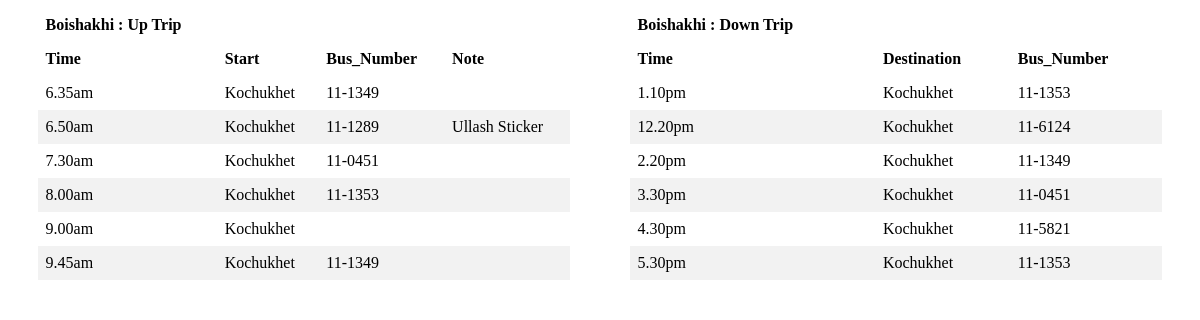
Screenshot of /backend/schedule_handler.php with the database file from the repository.
### tables this page shows
CREATE TABLE `bus` (
  `id` int(11) NOT NULL,
  `name` varchar(100) NOT NULL,
  `route` varchar(50) NOT NULL
);

CREATE TABLE `schedule` (
  `id` int(11) NOT NULL,
  `bus_id` int(11) NOT NULL,
  `trip_type` int(11) NOT NULL,
  `time` varchar(20) NOT NULL,
  `endpoint` varchar(100) NOT NULL,
  `driver` varchar(100) NOT NULL,
  `bus_number` varchar(15) NOT NULL,
  `comment` varchar(1000) NOT NULL
);

### backend/schedule_handler.php (the view, shortened to what this page needs)
<?php
include_once('dbconnect.php');
if (isset($_POST['bus_id']) && !empty($_POST['bus_id'])) {
    $bus_id= $_POST['bus_id'];
}
else {
    $bus_id=2;
}
$busquery=$conn->query("SELECT `name` FROM `bus` WHERE `id` = $bus_id");
$value = $busquery->fetch_assoc();
$busname=$value['name'];
$query="SELECT * FROM `schedule` WHERE `bus_id` = $bus_id AND `trip_type` = 0 ORDER BY `time` ASC";
$result= $conn->query($query);
$commentquery="select COUNT(`comment`) from `schedule` WHERE `bus_id` =". $bus_id." AND `trip_type` = 0 AND `comment` != \"\" ";
$commentId=$conn->query($commentquery);
$get_total_rows = $commentId->fetch_row();
if($get_total_rows[0] > 0)
{
    $commentStatus =1;
}
else
{
    $commentStatus=0;
}
?>
<table class="table" >
    <thead>
    <tr>
        <?php
        if($commentStatus==0)
            echo "<th> $busname : Up Trip</th>";
        else
            echo "<th> $busname : Up Trip</th>";
        ?>
    </tr>
    <tr>
        <?php
        echo "<th>Time</th>";
        echo "<th>Start</th>";
        echo "<th>Bus_Number</th>";
        if($commentStatus==1)
            echo "<th>Note</th>"
        ?>
    </tr>
    </thead>
    <tbody>
    <?php
    while($row = $result->fetch_assoc())
    {
        echo
        "<tr>
              <td>{$row['time']}</td>
              <td>{$row['endpoint']}</td>
              <td>{$row['bus_number']}</td>";
        if($commentStatus===1)
            echo "<td>{$row['comment']}</td>";
        echo "</tr>\n";
    }
    ?>
    </tbody>
</table>
<?php
$query="SELECT * FROM `schedule` WHERE `bus_id` = $bus_id AND `trip_type` = 1  ORDER BY `time` ASC";
$result= $conn->query($query);
$commentquery="select COUNT(`comment`) from `schedule` WHERE `bus_id` =". $bus_id." AND `trip_type` = 1 AND `comment` != \"\" ";
$commentId=$conn->query($commentquery);
$get_total_rows = $commentId->fetch_row();
if($get_total_rows[0] > 0)
{
    $commentStatus =1;
}
else
{
    $commentStatus=0;
}
?>
<table class="table">
    <thead>
    <tr>
        <?php
        if($commentStatus==0)
            echo "<th> $busname : Down Trip</th>";
        else
            echo "<th> $busname : Down Trip</th>";
        ?>
    </tr>
    <tr>
        <?php
        echo "<th>Time</th>";
        echo "<th>Destination</th>";
        echo "<th>Bus_Number</th>";
        ?>
    </tr>
    </thead>
    <tbody>
    <?php
    while($row = $result->fetch_assoc())
    {
        echo
        "<tr>
              <td>{$row['time']}</td>
              <td>{$row['endpoint']}</td>
              <td>{$row['bus_number']}</td>";
        echo "</tr>\n";
    }
    ?>
    </tbody>
</table>
</body>
</html>

### backend/schedule_handler.php (style rules this page uses)
table { float : left; border-collapse: collapse; width: 45%; margin-right: 2.5%; margin-left: 2.5%; }
th, td { text-align: left; padding: 8px; }
tr:nth-child(even) { background-color: #f2f2f2 }
th { background-color: white; color: black; }

### rows the page displays
bus: name "Boishakhi"
schedule: time "6.35am", endpoint "Kochukhet", bus_number "11-1349"
schedule: time "6.50am", endpoint "Kochukhet", bus_number "11-1289", comment "Ullash Sticker"
schedule: time "7.30am", endpoint "Kochukhet", bus_number "11-0451"
schedule: time "8.00am", endpoint "Kochukhet", bus_number "11-1353"
schedule: time "9.00am", endpoint "Kochukhet"
schedule: time "9.45am", endpoint "Kochukhet", bus_number "11-1349"
schedule: time "1.10pm", endpoint "Kochukhet", bus_number "11-1353"
schedule: time "12.20pm", endpoint "Kochukhet", bus_number "11-6124"
schedule: time "2.20pm", endpoint "Kochukhet", bus_number "11-1349"
schedule: time "3.30pm", endpoint "Kochukhet", bus_number "11-0451"
schedule: time "4.30pm", endpoint "Kochukhet", bus_number "11-5821"
schedule: time "5.30pm", endpoint "Kochukhet", bus_number "11-1353"
